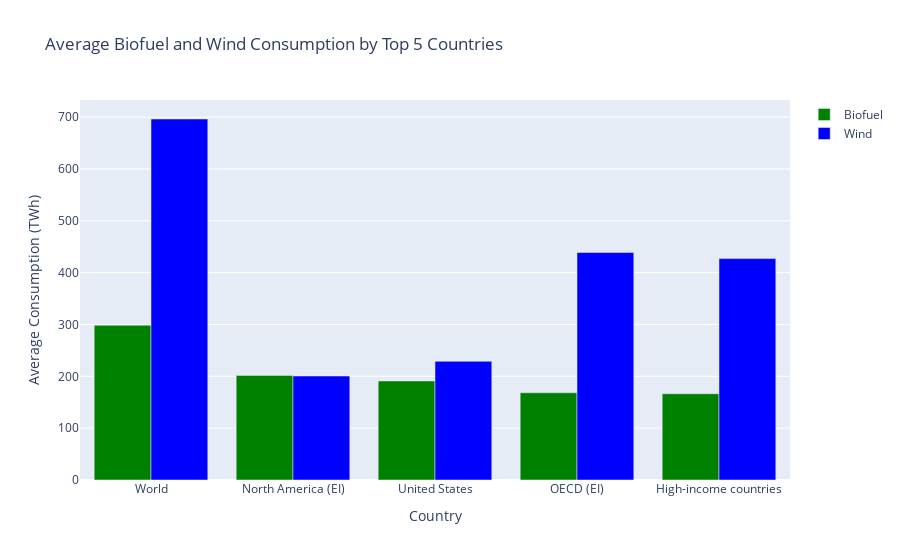

Notebook code for this chart:
### Code cell
# Calculate average consumption per country
avg_consumption = df.groupby('country').agg({
    'biofuel_consumption': 'mean',
    'wind_consumption': 'mean'
}).reset_index()

# Get top 5 countries by average biofuel consumption
top_5_countries = avg_consumption.nlargest(5, 'biofuel_consumption')

# Create a Plotly figure
fig = go.Figure()

# Add traces for biofuel and wind consumption
fig.add_trace(go.Bar(
    x=top_5_countries['country'],  # Use the country names for x-axis
    y=top_5_countries['biofuel_consumption'],
    name='Biofuel',
    marker_color='green'
))

fig.add_trace(go.Bar(
    x=top_5_countries['country'],  # Use the country names for x-axis
    y=top_5_countries['wind_consumption'],
    name='Wind',
    marker_color='blue'
))

# Update layout
fig.update_layout(
    title='Average Biofuel and Wind Consumption by Top 5 Countries',
    xaxis_title='Country',
    yaxis_title='Average Consumption (TWh)',
    barmode='group'  # Group the bars side by side
)

# Save the figure as an HTML file
html_filename = 'biofuel_wind_consumption_plot.html'
fig.write_html(html_filename)


# Show the figure
fig.show()

### Figure 1 — Plotly figure (JSON) as saved in the notebook; plotly's stock layout.template omitted (floating-point values rounded to 4 significant figures)
{"data": [{"marker": {"color": "green"}, "name": "Biofuel", "type": "bar", "x": ["World", "North America (EI)", "United States", "OECD (EI)", "High-income countries"], "y": [298.5, 201.7, 191.0, 168.2, 166.3]}, {"marker": {"color": "blue"}, "name": "Wind", "type": "bar", "x": ["World", "North America (EI)", "United States", "OECD (EI)", "High-income countries"], "y": [696.3, 200.6, 229.0, 438.8, 427.1]}], "layout": {"barmode": "group", "title": {"text": "Average Biofuel and Wind Consumption by Top 5 Countries"}, "xaxis": {"title": {"text": "Country"}}, "yaxis": {"title": {"text": "Average Consumption (TWh)"}}}}
